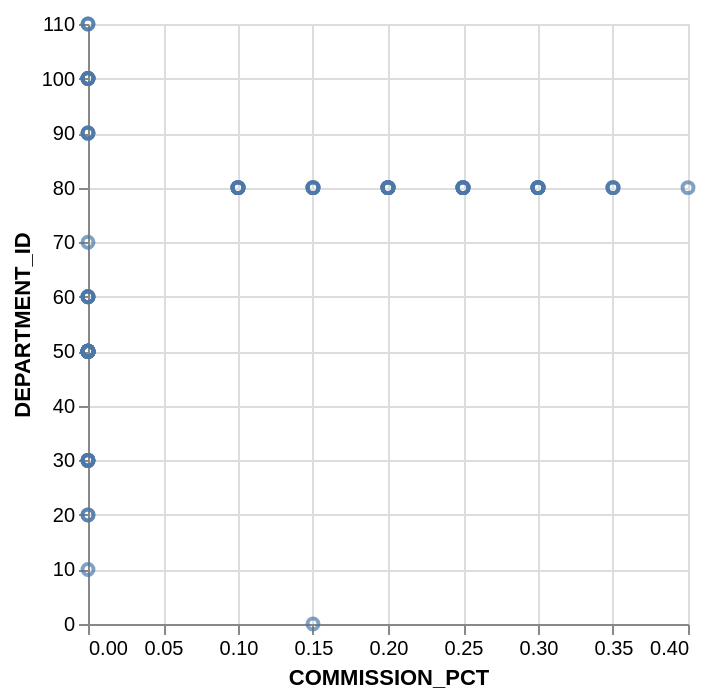

Express this chart as Vega-Lite.
### Vega-Lite specification from a JSON file in a GitHub repository (floating-point values rounded to 4 significant figures)
{"data": {"values": [{"x_data": 0, "y_data": 90}, {"x_data": 0, "y_data": 90}, {"x_data": 0, "y_data": 90}, {"x_data": 0, "y_data": 60}, {"x_data": 0, "y_data": 60}, {"x_data": 0, "y_data": 60}, {"x_data": 0, "y_data": 60}, {"x_data": 0, "y_data": 60}, {"x_data": 0, "y_data": 100}, {"x_data": 0, "y_data": 100}, {"x_data": 0, "y_data": 100}, {"x_data": 0, "y_data": 100}, {"x_data": 0, "y_data": 100}, {"x_data": 0, "y_data": 100}, {"x_data": 0, "y_data": 30}, {"x_data": 0, "y_data": 30}, {"x_data": 0, "y_data": 30}, {"x_data": 0, "y_data": 30}, {"x_data": 0, "y_data": 30}, {"x_data": 0, "y_data": 30}, {"x_data": 0, "y_data": 50}, {"x_data": 0, "y_data": 50}, {"x_data": 0, "y_data": 50}, {"x_data": 0, "y_data": 50}, {"x_data": 0, "y_data": 50}, {"x_data": 0, "y_data": 50}, {"x_data": 0, "y_data": 50}, {"x_data": 0, "y_data": 50}, {"x_data": 0, "y_data": 50}, {"x_data": 0, "y_data": 50}, {"x_data": 0, "y_data": 50}, {"x_data": 0, "y_data": 50}, {"x_data": 0, "y_data": 50}, {"x_data": 0, "y_data": 50}, {"x_data": 0, "y_data": 50}, {"x_data": 0, "y_data": 50}, {"x_data": 0, "y_data": 50}, {"x_data": 0, "y_data": 50}, {"x_data": 0, "y_data": 50}, {"x_data": 0, "y_data": 50}, {"x_data": 0, "y_data": 50}, {"x_data": 0, "y_data": 50}, {"x_data": 0, "y_data": 50}, {"x_data": 0, "y_data": 50}, {"x_data": 0, "y_data": 50}, {"x_data": 0.4, "y_data": 80}, {"x_data": 0.3, "y_data": 80}, {"x_data": 0.3, "y_data": 80}, {"x_data": 0.3, "y_data": 80}, {"x_data": 0.2, "y_data": 80}, {"x_data": 0.3, "y_data": 80}, {"x_data": 0.25, "y_data": 80}, {"x_data": 0.25, "y_data": 80}, {"x_data": 0.2, "y_data": 80}, {"x_data": 0.2, "y_data": 80}, {"x_data": 0.15, "y_data": 80}, {"x_data": 0.35, "y_data": 80}, {"x_data": 0.35, "y_data": 80}, {"x_data": 0.35, "y_data": 80}, {"x_data": 0.3, "y_data": 80}, {"x_data": 0.3, "y_data": 80}, {"x_data": 0.25, "y_data": 80}, {"x_data": 0.25, "y_data": 80}, {"x_data": 0.15, "y_data": 80}, {"x_data": 0.1, "y_data": 80}, {"x_data": 0.1, "y_data": 80}, {"x_data": 0.1, "y_data": 80}, {"x_data": 0.1, "y_data": 80}, {"x_data": 0.25, "y_data": 80}, {"x_data": 0.2, "y_data": 80}, {"x_data": 0.2, "y_data": 80}, {"x_data": 0.15, "y_data": 80}, {"x_data": 0.15, "y_data": 80}, {"x_data": 0.1, "y_data": 80}, {"x_data": 0.3, "y_data": 80}, {"x_data": 0.25, "y_data": 80}, {"x_data": 0.2, "y_data": 80}, {"x_data": 0.2, "y_data": 80}, {"x_data": 0.15, "y_data": 0}, {"x_data": 0.1, "y_data": 80}, {"x_data": 0, "y_data": 50}, {"x_data": 0, "y_data": 50}, {"x_data": 0, "y_data": 50}, {"x_data": 0, "y_data": 50}, {"x_data": 0, "y_data": 50}, {"x_data": 0, "y_data": 50}, {"x_data": 0, "y_data": 50}, {"x_data": 0, "y_data": 50}, {"x_data": 0, "y_data": 50}, {"x_data": 0, "y_data": 50}, {"x_data": 0, "y_data": 50}, {"x_data": 0, "y_data": 50}, {"x_data": 0, "y_data": 50}, {"x_data": 0, "y_data": 50}, {"x_data": 0, "y_data": 50}, {"x_data": 0, "y_data": 50}, {"x_data": 0, "y_data": 50}, {"x_data": 0, "y_data": 50}, {"x_data": 0, "y_data": 50}, {"x_data": 0, "y_data": 50}, {"x_data": 0, "y_data": 10}, {"x_data": 0, "y_data": 20}, {"x_data": 0, "y_data": 20}, {"x_data": 0, "y_data": 70}, {"x_data": 0, "y_data": 110}, {"x_data": 0, "y_data": 110}]}, "mark": "point", "encoding": {"x": {"field": "x_data", "type": "quantitative", "title": "COMMISSION_PCT"}, "y": {"field": "y_data", "type": "quantitative", "title": "DEPARTMENT_ID"}}}
